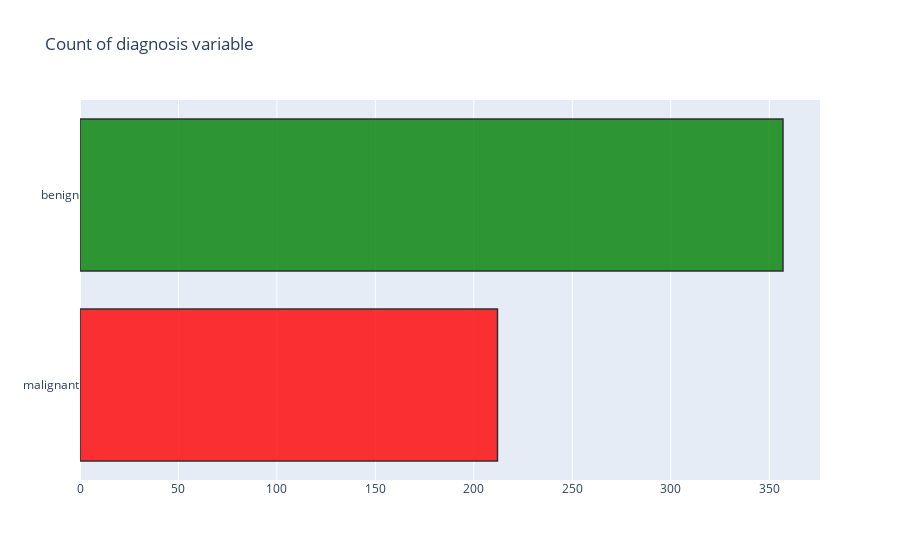

Notebook cell for this chart:
### Code cell
# count of the data avaialble
trace = go.Bar(x = (len(M), len(B)), y = ['malignant', 'benign'], orientation = 'h', opacity = 0.8, marker=dict(
        color=[ 'red', 'green'],
        line=dict(color='#000000',width=1.5)))

layout = dict(title =  'Count of diagnosis variable')
                    
fig = dict(data = [trace], layout=layout)
py.iplot(fig)

### Figure 1 — Plotly figure (JSON) as saved in the notebook; plotly's stock layout.template omitted (floating-point values rounded to 4 significant figures)
{"data": [{"marker": {"color": ["red", "green"], "line": {"color": "#000000", "width": 1.5}}, "opacity": 0.8, "orientation": "h", "type": "bar", "x": [212, 357], "y": ["malignant", "benign"]}], "layout": {"title": {"text": "Count of diagnosis variable"}}}
